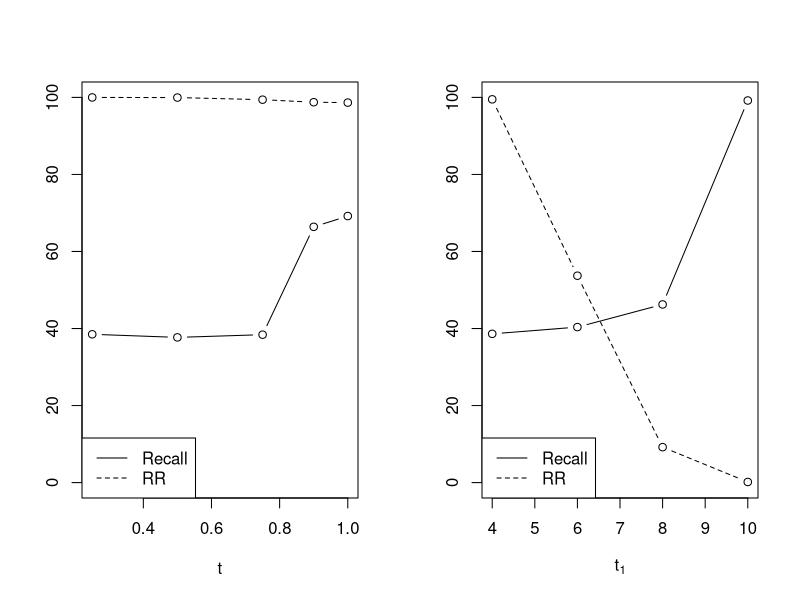

Reproduce this figure in R.
tnn.t <- c(0.25,0.5,0.75,0.9,1.0)
tnn.recall <- c(38.5,37.7,38.4,66.4,69.2)
tnn.rr <- c(99.99, 99.96, 99.41, 98.75, 98.65)
canopies.t1 <- c(4,6,8,10)
canopies.recall <- c(38.62, 40.37, 46.25, 99.20)
canopies.rr <- c(99.5, 53.71, 9.20, 0.16)
tnn.df <- data.frame(t=tnn.t, recall=tnn.recall, rr = tnn.rr)
canopies.df <- data.frame(t1=canopies.t1, recall=canopies.recall, rr=canopies.rr)
par(mfrow=c(1,2))
plot(recall~t, xlab="t", ylab="", ylim=c(0,100), data=tnn.df, main="", type="b")
lines(rr~t, data=tnn.df, lty="dashed", type="b")
legend("bottomleft", legend=c("Recall","RR"),lty=c("solid","dashed"))
plot(recall~t1, data=canopies.df, xlab=expression(t[1]), ylab="", ylim=c(0,100),  main="", type="b")
lines(rr~t1, data=canopies.df, lty="dashed",type="b")
legend("bottomleft", legend=c("Recall","RR"),lty=c("solid","dashed"))
par(mfrow=c(1,1))